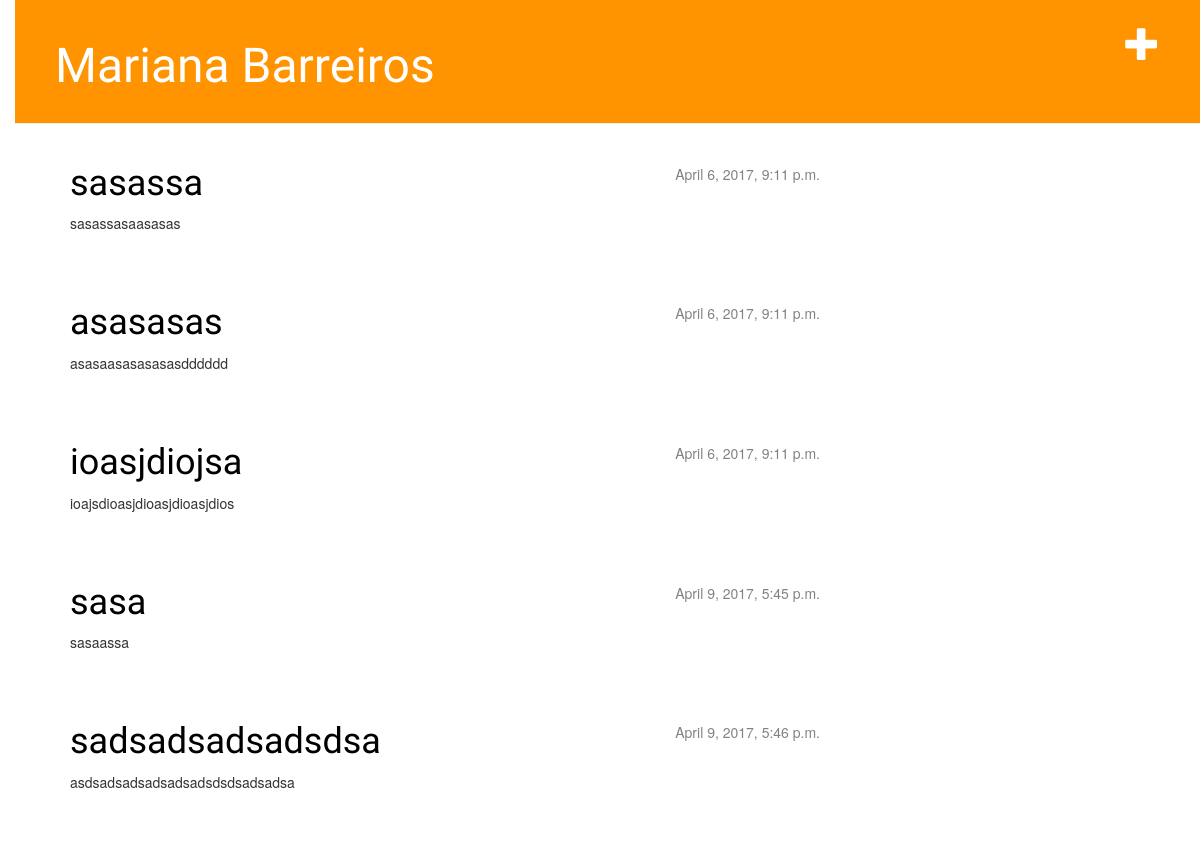
The app's page /, older data.
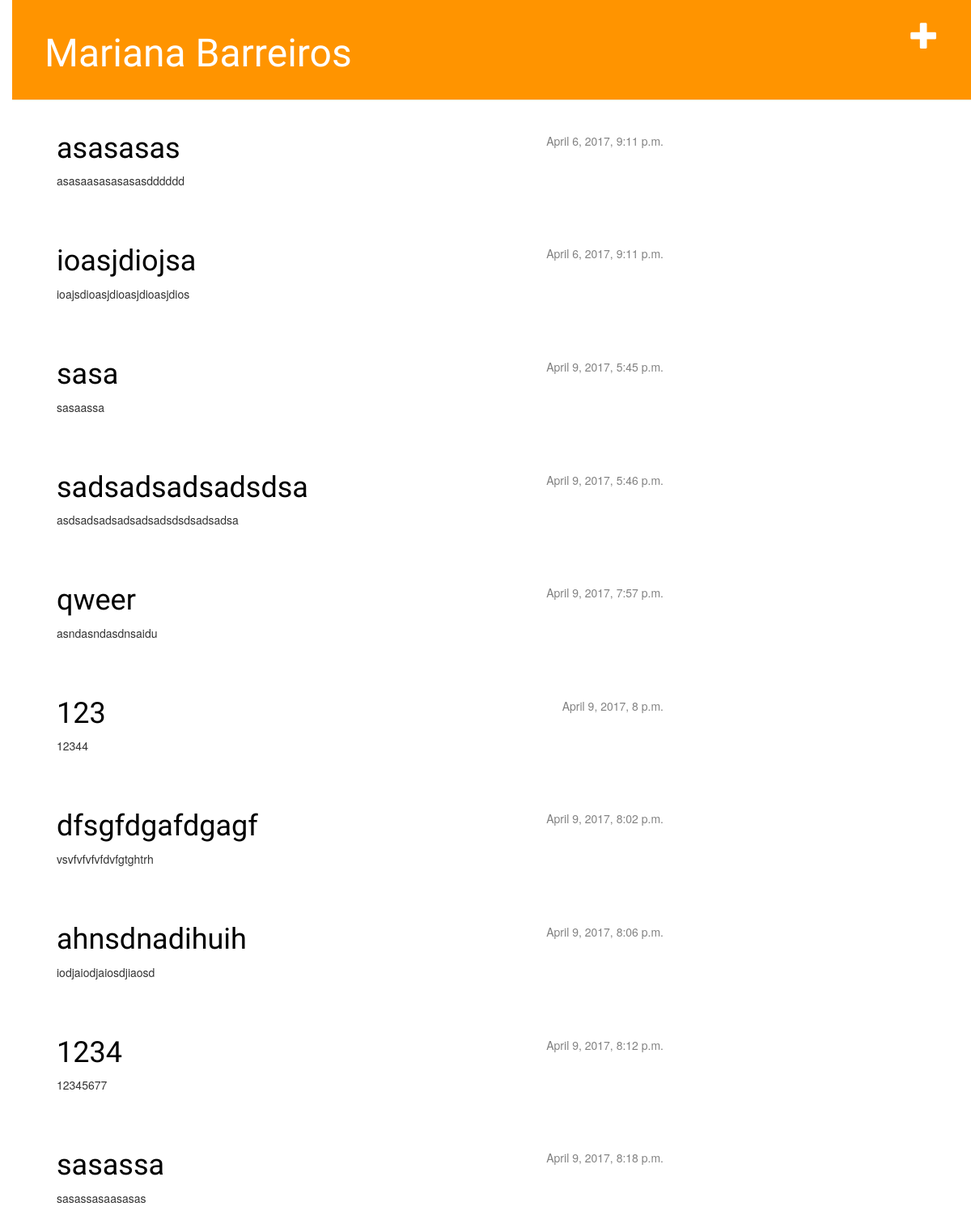
The same page, newer data.
### blog/models.py (models this page shows, shortened)
class Post(models.Model):
    author = models.ForeignKey('auth.User')
    title = models.CharField(max_length=200)
    text = models.TextField()
    created_date = models.DateTimeField(
            default=timezone.now)
    published_date = models.DateTimeField(
            blank=True, null=True)

### blog/views.py (the view)
# urls.py: url(r'^$', views.post_list),
def post_list(request):
    posts = Post.objects.filter(published_date__lte=timezone.now()).order_by('published_date')
    return render(request, 'blog/post_list.html', {'posts': posts})

### blog/templates/blog/post_list.html (shortened to what this page needs)
<!DOCTYPE html>
{% extends 'blog/base.html' %}
{% load staticfiles %}
    {% block content %}
    {% for post in posts %}
        <div class="post">
            <div class="date">
                {{ post.published_date }}
            </div>
            <h1><a href="{% url 'post_detail' pk=post.pk %}">{{ post.title }}</a></h1>
            <p>{{ post.text|linebreaksbr }}</p>
        </div>
    {% endfor %}
    {% endblock content %}

### blog/templates/blog/base.html (shortened to what this page needs)
<!DOCTYPE html>
{% load staticfiles %}
<html lang="en">
    <head>
        <link rel="stylesheet" href="//maxcdn.bootstrapcdn.com/bootstrap/3.2.0/css/bootstrap.min.css">
        <link rel="stylesheet" href="//maxcdn.bootstrapcdn.com/bootstrap/3.2.0/css/bootstrap-theme.min.css">
        <link rel="stylesheet" href="{% static 'css/blog.css' %}">
    </head>
    <body>
        <div class="page-header">
            <a href="{% url 'post_new' %}" class="top-menu"><span class="glyphicon glyphicon-plus"></span></a>
            <h1><a href="/">Mariana Barreiros</a></h1>
        </div>
        <div class="content container">
            <div class="row">
                <div class="col-md-8">
                {% block content %}
                {% endblock %}
                </div>
            </div>
        </div>
    </body>
</html>

### blog/static/css/blog.css (style rules this page uses)
h1 a { color: #FCA205; font-family: 'Lobster'; }
body { padding-left: 15px; }
.page-header { background-color: #ff9400; margin-top: 0; padding: 20px 20px 20px 40px; }
.page-header h1, .page-header h1 a, .page-header h1 a:visited, .page-header h1 a:active { color: #ffffff; font-size: 36pt; text-decoration: none; }
.content { margin-left: 40px; }
h1, h2, h3, h4 { font-family: 'Lobster', cursive; }
.date { float:right; color: #828282; }
.top-menu, .top-menu:hover, .top-menu:visited { color: #ffffff; float: right; font-size: 26pt; margin-right: 20px; }
.post { margin-bottom: 70px; }
.post h1 a, .post h1 a:visited { color: #000000; }

Row changes from the older to the newer data that the page shows:
added Post: published_date "April 9, 2017, 7:57 p.m.", title "qweer", text "asndasndasdnsaidu"
added Post: published_date "April 9, 2017, 8 p.m.", title "123", text "12344"
added Post: published_date "April 9, 2017, 8:02 p.m.", title "dfsgfdgafdgagf", text "vsvfvfvfvfdvfgtghtrh"
added Post: published_date "April 9, 2017, 8:06 p.m.", title "ahnsdnadihuih", text "iodjaiodjaiosdjiaosd"
added Post: published_date "April 9, 2017, 8:12 p.m.", title "1234", text "12345677"
changed Post "sasassa": published_date "April 6, 2017, 9:11 p.m." → "April 9, 2017, 8:18 p.m."; moves down the list
